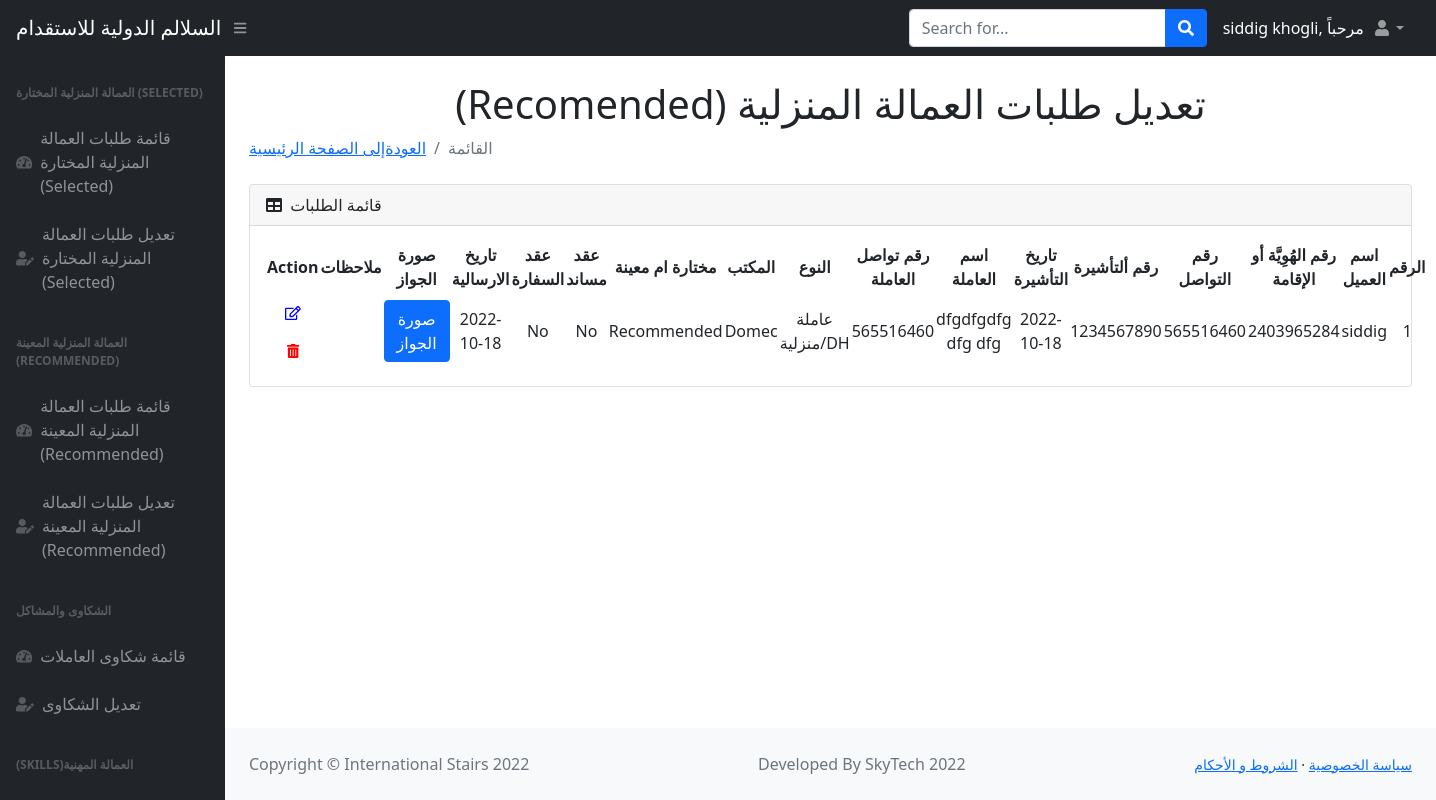
/nominated_list (signed in), run on the app's committed database.
### main.py (models this page shows)
class User(UserMixin, db.Model):
    __tablename__ = "admins"
    id = db.Column(db.Integer, primary_key=True)
    email = db.Column(db.String(100), unique=True)
    password = db.Column(db.String(100))
    name = db.Column(db.String(1000))

class Nominated(db.Model):
    __tablename__ = "nominates"
    id = db.Column(db.Integer, primary_key=True)
    name = db.Column(db.String(250), nullable=False)
    nid_or_iq = db.Column(db.BIGINT, nullable=False)
    phone_No = db.Column(db.BIGINT, nullable=False)
    n_visa = db.Column(db.BIGINT, nullable=False)
    n_visa_date = db.Column(db.Date, nullable=False)
    worker_name = db.Column(db.String(250), nullable=False)
    worker_contact_No = db.Column(db.BIGINT, nullable=False)
    type = db.Column(db.String(250), nullable=False)
    agency = db.Column(db.String(250), nullable=False)
    selected_or_recommended = db.Column(db.String(250), nullable=False)
    musaned = db.Column(db.String(250), nullable=False)
    embassy_contract = db.Column(db.String(250), nullable=False)
    shipment_date = db.Column(db.Date, nullable=False)
    ppt_image = db.Column(db.String(1000), nullable=False)
    medical = db.Column(db.String(500), nullable=True)
    mmr_vaccine = db.Column(db.String(500), nullable=True)
    owwa = db.Column(db.String(500), nullable=True)
    tesda = db.Column(db.String(500), nullable=True)
    biometric = db.Column(db.String(500), nullable=True)
    stamping = db.Column(db.String(500), nullable=True)
    oec = db.Column(db.String(500), nullable=True)
    deployment_date = db.Column(db.String(500), nullable=True)
    status = db.Column(db.String(1000), nullable=False)

### main.py (the view)
@app.route("/nominated_list")
def nominated_list():
    added_nominates = Nominated.query.all()
    return render_template("nominated_list.html", nominates=added_nominates, name=current_user.name)

### main.py (called while the page is built)
@login_manager.user_loader
def load_user(user_id):
    return User.query.get(int(user_id))

### templates/nominated_list.html (shortened to what this page needs)
<!DOCTYPE html>
<html lang="en">
    <head>
        <link href="https://cdn.jsdelivr.net/npm/simple-datatables@latest/dist/style.css" rel="stylesheet" />
        <link href="static/css/styles.css" rel="stylesheet" />
    </head>
    <body class="sb-nav-fixed">
        <nav class="sb-topnav navbar navbar-expand navbar-dark bg-dark">
            <a class="navbar-brand ps-3" href="index.html">السلالم الدولية للاستقدام</a>
            <button class="btn btn-link btn-sm order-1 order-lg-0 me-4 me-lg-0" id="sidebarToggle" href="#!"><i class="fas fa-bars"></i></button>
            <form class="d-none d-md-inline-block form-inline ms-auto me-0 me-md-3 my-2 my-md-0">
                <div class="input-group">
                    <input class="form-control" type="text" placeholder="Search for..." aria-label="Search for..." aria-describedby="btnNavbarSearch" />
                    <button class="btn btn-primary" id="btnNavbarSearch" type="button"><i class="fas fa-search"></i></button>
                </div>
            </form>
            <div style="color:white">{{name}}, مرحباً </div>
            <ul class="navbar-nav ms-auto ms-md-0 me-3 me-lg-4">
                <li class="nav-item dropdown">
                    <a class="nav-link dropdown-toggle" id="navbarDropdown" href="#" role="button" data-bs-toggle="dropdown" aria-expanded="false"><i class="fas fa-user fa-fw"></i></a>
                </li>
            </ul>
        </nav>
         <div id="layoutSidenav">
            <div id="layoutSidenav_nav">
                <nav class="sb-sidenav accordion sb-sidenav-dark" id="sidenavAccordion">
                    <div class="sb-sidenav-menu">
                        <div class="nav">
                            <div class="sb-sidenav-menu-heading">العمالة المنزلية المختارة (Selected) </div>
                            <a class="nav-link" href="index.html">
                                <div class="sb-nav-link-icon"><i class="fas fa-tachometer-alt"></i></div>
                                قائمة طلبات العمالة المنزلية المختارة (Selected)
                            </a>
                            <a class="nav-link" href="{{url_for('users_list')}}">
                                <div class="sb-nav-link-icon"><i class="fas fa-user-edit"></i></div>
                                تعديل طلبات العمالة المنزلية المختارة (Selected)
                            </a>
                    <div class="sb-sidenav-menu">
                        <div class="nav">
                            <div class="sb-sidenav-menu-heading">العمالة المنزلية المعينة (Recommended)</div>
                            <a class="nav-link" href="{{url_for('nominated')}}">
                                <div class="sb-nav-link-icon"><i class="fas fa-tachometer-alt"></i></div>
                                 قائمة طلبات العمالة المنزلية المعينة (Recommended)
                            </a>
                            <a class="nav-link" href="{{url_for('nominated_list')}}">
                                <div class="sb-nav-link-icon"><i class="fas fa-user-edit"></i></div>
                                تعديل طلبات العمالة المنزلية المعينة (Recommended)
                            </a>
                    <div class="sb-sidenav-menu">
                        <div class="nav">
                            <div class="sb-sidenav-menu-heading">الشكاوى والمشاكل</div>
                            <a class="nav-link" href="{{url_for('complaint')}}">
                                <div class="sb-nav-link-icon"><i class="fas fa-tachometer-alt"></i></div>
                                 قائمة شكاوى العاملات
                            </a>
                            <a class="nav-link" href="{{url_for('complaint_list')}}">
                                <div class="sb-nav-link-icon"><i class="fas fa-user-edit"></i></div>
                                تعديل الشكاوى
                            </a>
                            <div class="sb-sidenav-menu-heading"> (Skills)العمالة المهنية </div>
                            <a class="nav-link collapsed" href="#" data-bs-toggle="collapse" data-bs-target="#collapseLayouts" aria-expanded="false" aria-controls="collapseLayouts">
                            </a>
                        </div>
                    </div>
                </nav>
            </div>
            <div id="layoutSidenav_content">
                <main>
                    <div class="container-fluid px-4">
                        <h1 class="mt-4" style="text-align:center">(Recomended) تعديل طلبات العمالة المنزلية </h1>
                        <ol class="breadcrumb mb-4" >
                            <li class="breadcrumb-item" ><a href="{{url_for('nominated')}}" >العودةإلى الصفحة الرئيسية </a></li>
                            <li class="breadcrumb-item active">القائمة</li>
                        </ol>
                        <div class="card mb-4">
                            <div class="card-header">
                                <i class="fas fa-table me-1"></i>
                                قائمة الطلبات
                            </div>
                            <div class="card-body">
                                <table id="datatablesSimple">
                              <thead>
                                        <tr>
                                            <th style="text-align:center;">Action</th>
                                            <th style="text-align:center;">ملاحظات</th>
                                            <th style="text-align:center;">صورة الجواز</th>
                                            <th style="text-align:center;">تاريخ الارسالية</th>
                                            <th style="text-align:center;">عقد السفارة</th>
                                            <th style="text-align:center;">عقد مساند</th>
                                            <th style="text-align:center;">مختارة ام معينة</th>
                                             <th style="text-align:center;">المكتب</th>
                                             <th style="text-align:center;">النوع</th>
                                            <th style="text-align:center;">رقم تواصل العاملة</th>
                                            <th style="text-align:center;">اسم العاملة</th>
                                            <th style="text-align:center;">تاريخ التأشيرة</th>
                                            <th style="text-align:center;">رقم ألتأشيرة</th>
                                            <th style="text-align:center;">رقم التواصل </th>
                                            <th style="text-align:center;">رقم الهُوِيَّة أو الإقامة</th>
                                             <th style="text-align:center;">اسم العميل</th>
                                            <th style="text-align:center;">الرقم</th>
                                        </tr>
                                    </thead>
                                 <tbody>
                                 {% for nominated in nominates %}
                                          <tr>
                                               <td style="text-align:center;"> <a href="{{url_for('nominated_edit',id=nominated.id)}}" class="btn" style="color:blue"> <i class="far fa-edit fa-sm" ></i></a>
                                                <a href="{{url_for('nominated_delete',id=nominated.id)}}" class="btn" style="color:red" > <i class="fas fa-trash-alt fa-sm"></i></a>
                                        <td style="text-align:center;">{{nominated.status}}</td>
                                            <td style="text-align:center;">
                                                <a href="{{nominated.ppt_image}}}" class="btn btn-primary" target="_blank">صورة الجواز</a></td>
                                            <td style="text-align:center;">{{nominated.shipment_date}}</td>
                                            <td style="text-align:center;">{{nominated.embassy_contract}}  </td>
                                            <td style="text-align:center;">{{nominated.musaned}}</td>
                                            <td style="text-align:center;">{{nominated.selected_or_recommended}}</td>
                                             <td style="text-align:center;">{{nominated.agency}}</td>
                                             <td style="text-align:center;">{{nominated.type}}</td>
                                             <td style="text-align:center;">{{nominated.worker_contact_No}}</td>
                                             <td style="text-align:center;">{{nominated.worker_name}}</td>
                                            <td style="text-align:center;">{{nominated.n_visa_date}}</td>
                                            <td style="text-align:center;">{{nominated.n_visa}}</td>
                                              <td style="text-align:center;">{{nominated.phone_No}}</td>
                                              <td style="text-align:center;">{{nominated.nid_or_iq}}</td>
                                              <td style="text-align:center;">{{nominated.name}}</td>
                                              <td style="text-align:center;">{{nominated.id}}</td>
                                        </tr>
                                 {% endfor %}
                                    </tbody>
                                </table>
                            </div>
                        </div>
                    </div>
                </main>
                <footer class="py-4 bg-light mt-auto">
                    <div class="container-fluid px-4">
                        <div class="d-flex align-items-center justify-content-between small">
                            <div class="text-muted">Copyright &copy; International Stairs 2022</div>
                            <div class="text-muted">Developed By SkyTech 2022</div>
                            <div>
                                <a href="{{url_for('privacy')}}">سياسة الخصوصية</a>
                                &middot;
                                <a href="{{url_for('conditions')}}">الشروط و الأحكام</a>
                            </div>
                        </div>
                    </div>
                </footer>
            </div>
        </div>
    </body>
</html>

### data on the page
User: name "siddig khogli"
Nominated: shipment_date "2022-10-18", embassy_contract "No", musaned "No", selected_or_recommended "Recommended", agency "Domec", type "عاملة منزلية/DH", worker_contact_No "565516460", worker_name "dfgdfgdfg dfg dfg", n_visa_date "2022-10-18", n_visa "1234567890", phone_No "565516460", nid_or_iq "2403965284", name "siddig", id "1"
